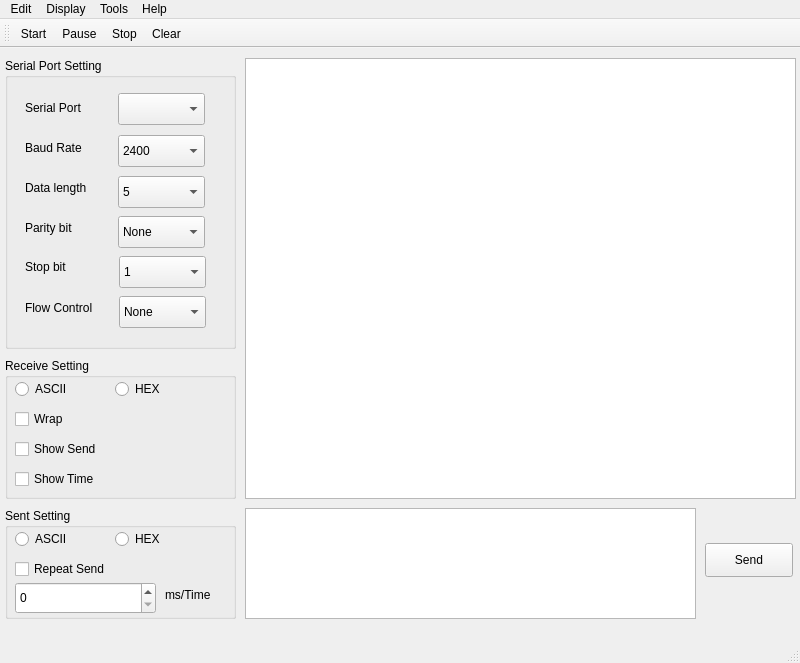
<?xml version="1.0" encoding="UTF-8"?>
<ui version="4.0">
 <class>MainWindow</class>
 <widget class="QMainWindow" name="MainWindow">
  <property name="geometry">
   <rect>
    <x>0</x>
    <y>0</y>
    <width>800</width>
    <height>663</height>
   </rect>
  </property>
  <property name="windowTitle">
   <string>MainWindow</string>
  </property>
  <widget class="QWidget" name="centralwidget">
   <widget class="QGroupBox" name="groupBox">
    <property name="geometry">
     <rect>
      <x>5</x>
      <y>10</y>
      <width>231</width>
      <height>291</height>
     </rect>
    </property>
    <property name="title">
     <string>Serial Port Setting</string>
    </property>
    <widget class="QLabel" name="label">
     <property name="geometry">
      <rect>
       <x>20</x>
       <y>40</y>
       <width>71</width>
       <height>20</height>
      </rect>
     </property>
     <property name="text">
      <string>Serial Port</string>
     </property>
    </widget>
    <widget class="QLabel" name="label_2">
     <property name="geometry">
      <rect>
       <x>20</x>
       <y>80</y>
       <width>71</width>
       <height>20</height>
      </rect>
     </property>
     <property name="text">
      <string>Baud Rate</string>
     </property>
    </widget>
    <widget class="QLabel" name="label_3">
     <property name="geometry">
      <rect>
       <x>20</x>
       <y>120</y>
       <width>81</width>
       <height>20</height>
      </rect>
     </property>
     <property name="text">
      <string>Data length</string>
     </property>
    </widget>
    <widget class="QLabel" name="label_4">
     <property name="geometry">
      <rect>
       <x>20</x>
       <y>160</y>
       <width>71</width>
       <height>20</height>
      </rect>
     </property>
     <property name="text">
      <string>Parity bit</string>
     </property>
    </widget>
    <widget class="QLabel" name="label_5">
     <property name="geometry">
      <rect>
       <x>20</x>
       <y>200</y>
       <width>58</width>
       <height>18</height>
      </rect>
     </property>
     <property name="text">
      <string>Stop bit</string>
     </property>
    </widget>
    <widget class="QLabel" name="label_6">
     <property name="geometry">
      <rect>
       <x>20</x>
       <y>240</y>
       <width>81</width>
       <height>20</height>
      </rect>
     </property>
     <property name="text">
      <string>Flow Control</string>
     </property>
    </widget>
    <widget class="QComboBox" name="comboBox_uart">
     <property name="geometry">
      <rect>
       <x>113</x>
       <y>35</y>
       <width>87</width>
       <height>32</height>
      </rect>
     </property>
    </widget>
    <widget class="QComboBox" name="comboBox_baud">
     <property name="geometry">
      <rect>
       <x>113</x>
       <y>77</y>
       <width>87</width>
       <height>32</height>
      </rect>
     </property>
     <item>
      <property name="text">
       <string>2400</string>
      </property>
     </item>
     <item>
      <property name="text">
       <string>4800</string>
      </property>
     </item>
     <item>
      <property name="text">
       <string>9600</string>
      </property>
     </item>
     <item>
      <property name="text">
       <string>19200</string>
      </property>
     </item>
     <item>
      <property name="text">
       <string>38400</string>
      </property>
     </item>
     <item>
      <property name="text">
       <string>57600</string>
      </property>
     </item>
     <item>
      <property name="text">
       <string>115200</string>
      </property>
     </item>
     <item>
      <property name="text">
       <string>128000</string>
      </property>
     </item>
     <item>
      <property name="text">
       <string>256000</string>
      </property>
     </item>
     <item>
      <property name="text">
       <string>921600</string>
      </property>
     </item>
    </widget>
    <widget class="QComboBox" name="comboBox_databit">
     <property name="geometry">
      <rect>
       <x>113</x>
       <y>118</y>
       <width>87</width>
       <height>32</height>
      </rect>
     </property>
     <item>
      <property name="text">
       <string>5</string>
      </property>
     </item>
     <item>
      <property name="text">
       <string>6</string>
      </property>
     </item>
     <item>
      <property name="text">
       <string>7</string>
      </property>
     </item>
     <item>
      <property name="text">
       <string>8</string>
      </property>
     </item>
    </widget>
    <widget class="QComboBox" name="comboBox_parity">
     <property name="geometry">
      <rect>
       <x>113</x>
       <y>158</y>
       <width>87</width>
       <height>32</height>
      </rect>
     </property>
     <item>
      <property name="text">
       <string>None</string>
      </property>
     </item>
     <item>
      <property name="text">
       <string>Odd</string>
      </property>
     </item>
     <item>
      <property name="text">
       <string>Even</string>
      </property>
     </item>
    </widget>
    <widget class="QComboBox" name="comboBox_stopbit">
     <property name="geometry">
      <rect>
       <x>114</x>
       <y>198</y>
       <width>87</width>
       <height>32</height>
      </rect>
     </property>
     <item>
      <property name="text">
       <string>1</string>
      </property>
     </item>
     <item>
      <property name="text">
       <string>1.5</string>
      </property>
     </item>
     <item>
      <property name="text">
       <string>2</string>
      </property>
     </item>
    </widget>
    <widget class="QComboBox" name="comboBox_flow">
     <property name="geometry">
      <rect>
       <x>114</x>
       <y>238</y>
       <width>87</width>
       <height>32</height>
      </rect>
     </property>
     <item>
      <property name="text">
       <string>None</string>
      </property>
     </item>
     <item>
      <property name="text">
       <string>CTS/RTS</string>
      </property>
     </item>
     <item>
      <property name="text">
       <string>XON/XOFF</string>
      </property>
     </item>
    </widget>
   </widget>
   <widget class="QGroupBox" name="groupBox_2">
    <property name="geometry">
     <rect>
      <x>5</x>
      <y>310</y>
      <width>231</width>
      <height>141</height>
     </rect>
    </property>
    <property name="title">
     <string>Receive Setting</string>
    </property>
    <widget class="QRadioButton" name="radioButton_recv_ascii">
     <property name="geometry">
      <rect>
       <x>10</x>
       <y>20</y>
       <width>105</width>
       <height>22</height>
      </rect>
     </property>
     <property name="text">
      <string>ASCII</string>
     </property>
    </widget>
    <widget class="QRadioButton" name="radioButton_recv_hex">
     <property name="geometry">
      <rect>
       <x>110</x>
       <y>20</y>
       <width>105</width>
       <height>22</height>
      </rect>
     </property>
     <property name="text">
      <string>HEX</string>
     </property>
    </widget>
    <widget class="QCheckBox" name="checkBox_wrap">
     <property name="geometry">
      <rect>
       <x>10</x>
       <y>50</y>
       <width>88</width>
       <height>22</height>
      </rect>
     </property>
     <property name="text">
      <string>Wrap</string>
     </property>
    </widget>
    <widget class="QCheckBox" name="checkBox_show_send">
     <property name="geometry">
      <rect>
       <x>10</x>
       <y>80</y>
       <width>101</width>
       <height>22</height>
      </rect>
     </property>
     <property name="text">
      <string>Show Send</string>
     </property>
    </widget>
    <widget class="QCheckBox" name="checkBox_show_time">
     <property name="geometry">
      <rect>
       <x>10</x>
       <y>110</y>
       <width>101</width>
       <height>22</height>
      </rect>
     </property>
     <property name="text">
      <string>Show Time</string>
     </property>
    </widget>
   </widget>
   <widget class="QGroupBox" name="groupBox_3">
    <property name="geometry">
     <rect>
      <x>5</x>
      <y>460</y>
      <width>231</width>
      <height>111</height>
     </rect>
    </property>
    <property name="title">
     <string>Sent Setting</string>
    </property>
    <widget class="QRadioButton" name="radioButton_send_hex">
     <property name="geometry">
      <rect>
       <x>110</x>
       <y>20</y>
       <width>105</width>
       <height>22</height>
      </rect>
     </property>
     <property name="text">
      <string>HEX</string>
     </property>
    </widget>
    <widget class="QRadioButton" name="radioButton_send_ascii">
     <property name="geometry">
      <rect>
       <x>10</x>
       <y>20</y>
       <width>105</width>
       <height>22</height>
      </rect>
     </property>
     <property name="text">
      <string>ASCII</string>
     </property>
    </widget>
    <widget class="QCheckBox" name="checkBox_repeat_send">
     <property name="geometry">
      <rect>
       <x>10</x>
       <y>50</y>
       <width>111</width>
       <height>22</height>
      </rect>
     </property>
     <property name="text">
      <string>Repeat Send</string>
     </property>
    </widget>
    <widget class="QLabel" name="label_7">
     <property name="geometry">
      <rect>
       <x>160</x>
       <y>77</y>
       <width>61</width>
       <height>20</height>
      </rect>
     </property>
     <property name="text">
      <string>ms/Time</string>
     </property>
    </widget>
    <widget class="QSpinBox" name="spinBox">
     <property name="geometry">
      <rect>
       <x>10</x>
       <y>74</y>
       <width>141</width>
       <height>32</height>
      </rect>
     </property>
    </widget>
   </widget>
   <widget class="QTextBrowser" name="textBrowser">
    <property name="geometry">
     <rect>
      <x>245</x>
      <y>10</y>
      <width>551</width>
      <height>441</height>
     </rect>
    </property>
   </widget>
   <widget class="QTextEdit" name="textEdit_get">
    <property name="geometry">
     <rect>
      <x>245</x>
      <y>460</y>
      <width>451</width>
      <height>111</height>
     </rect>
    </property>
   </widget>
   <widget class="QPushButton" name="btn_send">
    <property name="geometry">
     <rect>
      <x>705</x>
      <y>495</y>
      <width>88</width>
      <height>34</height>
     </rect>
    </property>
    <property name="text">
     <string>Send</string>
    </property>
   </widget>
  </widget>
  <widget class="QMenuBar" name="menubar">
   <property name="geometry">
    <rect>
     <x>0</x>
     <y>0</y>
     <width>800</width>
     <height>30</height>
    </rect>
   </property>
   <widget class="QMenu" name="menuEdit">
    <property name="title">
     <string>Edit</string>
    </property>
    <addaction name="actionStart"/>
    <addaction name="actionPause"/>
    <addaction name="actionStop"/>
    <addaction name="actionClear"/>
   </widget>
   <widget class="QMenu" name="menuDisplay">
    <property name="title">
     <string>Display</string>
    </property>
   </widget>
   <widget class="QMenu" name="menuTools">
    <property name="title">
     <string>Tools</string>
    </property>
   </widget>
   <widget class="QMenu" name="menuHelp">
    <property name="title">
     <string>Help</string>
    </property>
   </widget>
   <addaction name="menuEdit"/>
   <addaction name="menuDisplay"/>
   <addaction name="menuTools"/>
   <addaction name="menuHelp"/>
  </widget>
  <widget class="QStatusBar" name="statusbar"/>
  <widget class="QToolBar" name="toolBar">
   <property name="windowTitle">
    <string>toolBar</string>
   </property>
   <attribute name="toolBarArea">
    <enum>TopToolBarArea</enum>
   </attribute>
   <attribute name="toolBarBreak">
    <bool>false</bool>
   </attribute>
   <addaction name="actionStart"/>
   <addaction name="actionPause"/>
   <addaction name="actionStop"/>
   <addaction name="actionClear"/>
  </widget>
  <action name="actionStart">
   <property name="icon">
    <iconset>
     <normaloff>image/start.ico</normaloff>image/start.ico</iconset>
   </property>
   <property name="text">
    <string>Start</string>
   </property>
   <property name="shortcut">
    <string>F1</string>
   </property>
  </action>
  <action name="actionPause">
   <property name="icon">
    <iconset>
     <normaloff>image/pause.ico</normaloff>image/pause.ico</iconset>
   </property>
   <property name="text">
    <string>Pause</string>
   </property>
   <property name="shortcut">
    <string>F2</string>
   </property>
  </action>
  <action name="actionStop">
   <property name="icon">
    <iconset>
     <normaloff>image/stop.ico</normaloff>image/stop.ico</iconset>
   </property>
   <property name="text">
    <string>Stop</string>
   </property>
   <property name="shortcut">
    <string>F3</string>
   </property>
  </action>
  <action name="actionClear">
   <property name="icon">
    <iconset>
     <normaloff>image/clear.ico</normaloff>image/clear.ico</iconset>
   </property>
   <property name="text">
    <string>Clear</string>
   </property>
   <property name="shortcut">
    <string>F4</string>
   </property>
  </action>
 </widget>
 <resources/>
 <connections/>
</ui>
